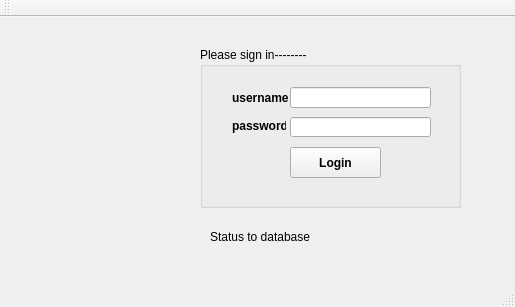
<?xml version="1.0" encoding="UTF-8"?>
<ui version="4.0">
 <class>login</class>
 <widget class="QMainWindow" name="login">
  <property name="geometry">
   <rect>
    <x>0</x>
    <y>0</y>
    <width>515</width>
    <height>307</height>
   </rect>
  </property>
  <property name="windowTitle">
   <string>login</string>
  </property>
  <widget class="QWidget" name="centralWidget">
   <widget class="QLabel" name="label">
    <property name="geometry">
     <rect>
      <x>210</x>
      <y>210</y>
      <width>271</width>
      <height>20</height>
     </rect>
    </property>
    <property name="text">
     <string>Status to database</string>
    </property>
   </widget>
   <widget class="QGroupBox" name="groupBox">
    <property name="geometry">
     <rect>
      <x>200</x>
      <y>30</y>
      <width>261</width>
      <height>161</height>
     </rect>
    </property>
    <property name="title">
     <string>Please sign in--------</string>
    </property>
    <widget class="QLabel" name="label_2">
     <property name="geometry">
      <rect>
       <x>32</x>
       <y>43</y>
       <width>57</width>
       <height>16</height>
      </rect>
     </property>
     <property name="text">
      <string>&lt;html&gt;&lt;head/&gt;&lt;body&gt;&lt;p&gt;&lt;span style=&quot; font-weight:600;&quot;&gt;username&lt;/span&gt;&lt;/p&gt;&lt;/body&gt;&lt;/html&gt;</string>
     </property>
    </widget>
    <widget class="QLabel" name="label_3">
     <property name="geometry">
      <rect>
       <x>32</x>
       <y>71</y>
       <width>54</width>
       <height>16</height>
      </rect>
     </property>
     <property name="text">
      <string>&lt;html&gt;&lt;head/&gt;&lt;body&gt;&lt;p&gt;&lt;span style=&quot; font-weight:600;&quot;&gt;password&lt;/span&gt;&lt;/p&gt;&lt;/body&gt;&lt;/html&gt;</string>
     </property>
    </widget>
    <widget class="QLineEdit" name="lineEdit_username">
     <property name="geometry">
      <rect>
       <x>90</x>
       <y>40</y>
       <width>141</width>
       <height>21</height>
      </rect>
     </property>
    </widget>
    <widget class="QLineEdit" name="lineEdit_password">
     <property name="geometry">
      <rect>
       <x>90</x>
       <y>70</y>
       <width>141</width>
       <height>20</height>
      </rect>
     </property>
     <property name="echoMode">
      <enum>QLineEdit::Password</enum>
     </property>
    </widget>
    <widget class="QPushButton" name="pushButton">
     <property name="geometry">
      <rect>
       <x>90</x>
       <y>100</y>
       <width>91</width>
       <height>31</height>
      </rect>
     </property>
     <property name="font">
      <font>
       <weight>75</weight>
       <bold>true</bold>
      </font>
     </property>
     <property name="text">
      <string>Login</string>
     </property>
    </widget>
    <zorder>label_2</zorder>
    <zorder>label_3</zorder>
    <zorder>lineEdit_username</zorder>
    <zorder>lineEdit_password</zorder>
    <zorder></zorder>
    <zorder>pushButton</zorder>
    <zorder>label_pic</zorder>
   </widget>
   <widget class="QLabel" name="label_pic">
    <property name="geometry">
     <rect>
      <x>-10</x>
      <y>20</y>
      <width>221</width>
      <height>211</height>
     </rect>
    </property>
    <property name="text">
     <string/>
    </property>
   </widget>
  </widget>
  <widget class="QMenuBar" name="menuBar">
   <property name="geometry">
    <rect>
     <x>0</x>
     <y>0</y>
     <width>515</width>
     <height>21</height>
    </rect>
   </property>
  </widget>
  <widget class="QToolBar" name="mainToolBar">
   <attribute name="toolBarArea">
    <enum>TopToolBarArea</enum>
   </attribute>
   <attribute name="toolBarBreak">
    <bool>false</bool>
   </attribute>
  </widget>
  <widget class="QStatusBar" name="statusBar"/>
 </widget>
 <layoutdefault spacing="6" margin="11"/>
 <resources/>
 <connections/>
</ui>
